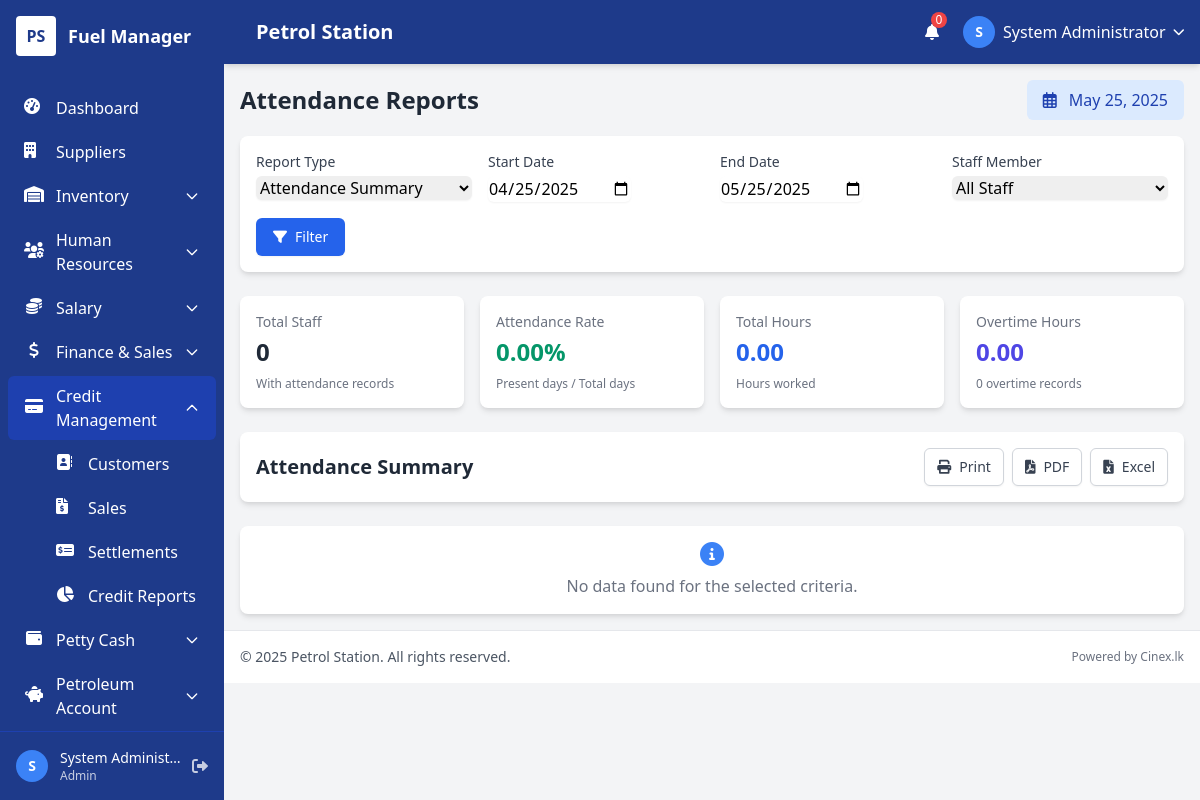
The page /reports/attendance_reports.php (signed in) on the database its author committed.
### tables this page shows
CREATE TABLE `users` (
  `user_id` int(11) NOT NULL AUTO_INCREMENT,
  `username` varchar(50) NOT NULL,
  `password` varchar(255) NOT NULL,
  `full_name` varchar(100) NOT NULL,
  `role` enum('admin','manager','cashier','attendant') NOT NULL DEFAULT 'attendant',
  `status` enum('active','inactive') NOT NULL DEFAULT 'active',
  `last_login` datetime DEFAULT NULL,
  `created_at` timestamp NOT NULL DEFAULT current_timestamp(),
  `email` varchar(100) DEFAULT NULL,
  PRIMARY KEY (`user_id`),
  UNIQUE KEY `username` (`username`)
);

CREATE TABLE `system_settings` (
  `setting_id` int(11) NOT NULL AUTO_INCREMENT,
  `setting_name` varchar(50) NOT NULL,
  `setting_value` text NOT NULL,
  `created_at` timestamp NOT NULL DEFAULT current_timestamp(),
  `updated_at` timestamp NOT NULL DEFAULT current_timestamp() ON UPDATE current_timestamp(),
  `description` text DEFAULT NULL,
  PRIMARY KEY (`setting_id`),
  UNIQUE KEY `setting_name` (`setting_name`)
);

### includes/config.php (called while the page is built, shortened)
<?php
$app_settings = [];

### includes/functions.php (called while the page is built, shortened)
<?php
function load_settings($conn) {
    global $app_settings;
    $query = "SELECT setting_name, setting_value FROM system_settings";
    $result = $conn->query($query);
    if ($result && $result->num_rows > 0) {
        while ($row = $result->fetch_assoc()) {
            $app_settings[$row['setting_name']] = $row['setting_value'];
        }
    }
    return $app_settings;
}
function get_setting($setting_name, $default = null) {
    global $app_settings;
    if (isset($app_settings[$setting_name])) {
        return $app_settings[$setting_name];
    }
    return $default;
}

### includes/db.php (called while the page is built, shortened)
<?php
require_once __DIR__ . '/config.php';
require_once __DIR__ . '/functions.php';
try {
    $conn = @new mysqli($db_host, $db_user, $db_pass, $db_name);
    if (function_exists('load_settings')) {
       load_settings($conn);
    } else {
       error_log("Warning: function 'load_settings' not found after including functions.php in db.php.");
    }
} catch (Exception $e) {
    error_log("Database setup error: " . $e->getMessage());
    echo "<!DOCTYPE html><html><head><title>Database Error</title></head><body style='font-family: sans-serif;'>";
    echo "<div style='border: 2px solid #cc0000; padding: 20px; margin: 30px auto; max-width: 800px; background-color: #fff0f0;'>";
    echo "<h2 style='color: #cc0000;'>Database Connection Error</h2>";
    echo "<p>We encountered a problem connecting to the database. This may be temporary.</p>";
    echo "<p>Please notify the system administrator if this problem persists.</p>";
    echo "</div>";
    echo "</body></html>";
    exit;
}
?>

### reports/attendance_reports.php (the view, shortened to what this page needs)
<?php
$page_title = "Attendance Reports";
require_once '../includes/header.php';
require_once '../includes/db.php';
$report_type = isset($_GET['type']) ? $_GET['type'] : 'summary';
$start_date = isset($_GET['start_date']) ? $_GET['start_date'] : date('Y-m-d', strtotime('-30 days'));
$end_date = isset($_GET['end_date']) ? $_GET['end_date'] : date('Y-m-d');
$staff_id = isset($_GET['staff_id']) ? $_GET['staff_id'] : null;
function getAttendanceSummary($conn, $start_date, $end_date, $staff_id = null) {
    $sql = "SELECT
                s.staff_id,
                s.staff_code,
                s.first_name,
                s.last_name,
                s.position,
                COUNT(DISTINCT ar.attendance_date) as attendance_days,
                SUM(CASE WHEN ar.status = 'present' THEN 1 ELSE 0 END) as present_days,
                SUM(CASE WHEN ar.status = 'absent' THEN 1 ELSE 0 END) as absent_days,
                SUM(CASE WHEN ar.status = 'late' THEN 1 ELSE 0 END) as late_days,
                SUM(CASE WHEN ar.status = 'half_day' THEN 1 ELSE 0 END) as half_days,
                SUM(CASE WHEN ar.status = 'leave' THEN 1 ELSE 0 END) as leave_days,
                SUM(ar.hours_worked) as total_hours,
                COUNT(or1.overtime_id) as overtime_count,
                SUM(or1.overtime_hours) as overtime_hours
            FROM
                staff s
                LEFT JOIN attendance_records ar ON s.staff_id = ar.staff_id
                    AND ar.attendance_date BETWEEN ? AND ?
                LEFT JOIN overtime_records or1 ON ar.attendance_id = or1.attendance_id
            WHERE
                s.status = 'active'";
    $sql .= " GROUP BY s.staff_id
              ORDER BY s.last_name, s.first_name";
    if ($staff_id) {
        $stmt = $conn->prepare($sql);
        $stmt->bind_param("ssi", $start_date, $end_date, $staff_id);
    } else {
        $stmt = $conn->prepare($sql);
        $stmt->bind_param("ss", $start_date, $end_date);
    }
    $stmt->execute();
    $result = $stmt->get_result();
    $data = [];
    return $data;
}
function safeSumColumn($data, $column) {
    return array_sum(array_map(function($row) use ($column) {
        return $row[$column] ?? 0;
    }, $data));
}
$report_data = [];
$report_title = "";
switch ($report_type) {
    case 'summary':
    default:
        $report_data = getAttendanceSummary($conn, $start_date, $end_date, $staff_id);
        $report_title = "Attendance Summary";
        break;
}
$summary_totals = [];
if ($report_type === 'summary') {
    $summary_totals = [
        'staff_count' => count($report_data),
        'attendance_days' => safeSumColumn($report_data, 'attendance_days'),
        'present_days' => safeSumColumn($report_data, 'present_days'),
        'absent_days' => safeSumColumn($report_data, 'absent_days'),
        'late_days' => safeSumColumn($report_data, 'late_days'),
        'half_days' => safeSumColumn($report_data, 'half_days'),
        'leave_days' => safeSumColumn($report_data, 'leave_days'),
        'total_hours' => safeSumColumn($report_data, 'total_hours'),
        'overtime_count' => safeSumColumn($report_data, 'overtime_count'),
        'overtime_hours' => safeSumColumn($report_data, 'overtime_hours')
    ];
}
?>
<div class="bg-white rounded-lg shadow-md p-4 mb-6">
    <form method="POST" action="" class="w-full">
        <div class="grid grid-cols-1 md:grid-cols-2 lg:grid-cols-4 gap-4">
            <div>
                <label for="report_type" class="block text-sm font-medium text-gray-700 mb-1">Report Type</label>
                <select id="report_type" name="report_type" class="block w-full rounded-md border-gray-300 shadow-sm focus:border-blue-500 focus:ring focus:ring-blue-500 focus:ring-opacity-50">
                    <option value="summary" <?= $report_type === 'summary' ? 'selected' : '' ?>>Attendance Summary</option>
                </select>
            </div>
            <div>
                <label for="start_date" class="block text-sm font-medium text-gray-700 mb-1">Start Date</label>
                <input type="date" id="start_date" name="start_date" value="<?= htmlspecialchars($start_date) ?>" class="rounded-md border-gray-300 shadow-sm focus:border-blue-500 focus:ring focus:ring-blue-500 focus:ring-opacity-50">
            </div>
            <div>
                <label for="end_date" class="block text-sm font-medium text-gray-700 mb-1">End Date</label>
                <input type="date" id="end_date" name="end_date" value="<?= htmlspecialchars($end_date) ?>" class="rounded-md border-gray-300 shadow-sm focus:border-blue-500 focus:ring focus:ring-blue-500 focus:ring-opacity-50">
            </div>
            <div class="<?= $report_type === 'trends' ? 'hidden' : '' ?>" id="staff-filter-container">
                <label for="staff_id" class="block text-sm font-medium text-gray-700 mb-1">Staff Member</label>
                <select id="staff_id" name="staff_id" class="block w-full rounded-md border-gray-300 shadow-sm focus:border-blue-500 focus:ring focus:ring-blue-500 focus:ring-opacity-50">
                    <option value="">All Staff</option>
                </select>
            </div>
            <div class="flex items-end mt-4 md:mt-0">
                <button type="submit" class="inline-flex items-center px-4 py-2 border border-transparent rounded-md shadow-sm text-sm font-medium text-white bg-blue-600 hover:bg-blue-700 focus:outline-none focus:ring-2 focus:ring-offset-2 focus:ring-blue-500">
                    <i class="fas fa-filter mr-2"></i> Filter
                </button>
            </div>
        </div>
    </form>
</div>
<div class="grid grid-cols-1 md:grid-cols-2 lg:grid-cols-4 gap-4 mb-6">
    <?php if ($report_type === 'summary'): ?>
        <div class="bg-white rounded-lg shadow-md p-4">
            <div class="text-sm font-medium text-gray-500 mb-1">Total Staff</div>
            <div class="text-2xl font-bold text-gray-800"><?= number_format($summary_totals['staff_count'] ?? 0) ?></div>
            <div class="mt-2 text-xs text-gray-500">With attendance records</div>
        </div>
        <div class="bg-white rounded-lg shadow-md p-4">
            <div class="text-sm font-medium text-gray-500 mb-1">Attendance Rate</div>
            <div class="text-2xl font-bold text-green-600">
                <?php
                $attendance_rate = 0;
                echo number_format($attendance_rate, 2) . '%';
                ?>
            </div>
            <div class="mt-2 text-xs text-gray-500">Present days / Total days</div>
        </div>
        <div class="bg-white rounded-lg shadow-md p-4">
            <div class="text-sm font-medium text-gray-500 mb-1">Total Hours</div>
            <div class="text-2xl font-bold text-blue-600"><?= number_format($summary_totals['total_hours'] ?? 0, 2) ?></div>
            <div class="mt-2 text-xs text-gray-500">Hours worked</div>
        </div>
        <div class="bg-white rounded-lg shadow-md p-4">
            <div class="text-sm font-medium text-gray-500 mb-1">Overtime Hours</div>
            <div class="text-2xl font-bold text-indigo-600"><?= number_format($summary_totals['overtime_hours'] ?? 0, 2) ?></div>
            <div class="mt-2 text-xs text-gray-500"><?= number_format($summary_totals['overtime_count'] ?? 0) ?> overtime records</div>
        </div>
    <?php endif; ?>
</div>
<div class="bg-white rounded-lg shadow-md p-4 mb-6">
    <div class="flex flex-col md:flex-row justify-between items-center">
        <h2 class="text-xl font-bold text-gray-800 mb-4 md:mb-0"><?= $report_title ?></h2>
        <div class="flex space-x-2">
            <button onclick="printReport()" class="inline-flex items-center px-3 py-2 border border-gray-300 rounded-md shadow-sm text-sm font-medium text-gray-700 bg-white hover:bg-gray-50 focus:outline-none focus:ring-2 focus:ring-offset-2 focus:ring-blue-500">
                <i class="fas fa-print mr-2"></i> Print
            </button>
            <button onclick="exportPDF()" class="inline-flex items-center px-3 py-2 border border-gray-300 rounded-md shadow-sm text-sm font-medium text-gray-700 bg-white hover:bg-gray-50 focus:outline-none focus:ring-2 focus:ring-offset-2 focus:ring-blue-500">
                <i class="fas fa-file-pdf mr-2"></i> PDF
            </button>
            <button onclick="exportExcel()" class="inline-flex items-center px-3 py-2 border border-gray-300 rounded-md shadow-sm text-sm font-medium text-gray-700 bg-white hover:bg-gray-50 focus:outline-none focus:ring-2 focus:ring-offset-2 focus:ring-blue-500">
                <i class="fas fa-file-excel mr-2"></i> Excel
            </button>
        </div>
    </div>
</div>
<div class="bg-white rounded-lg shadow-md overflow-hidden" id="report-content">
    <?php if (empty($report_data)): ?>
        <div class="p-4 text-center text-gray-500">
            <i class="fas fa-info-circle text-blue-500 text-2xl mb-2"></i>
            <p>No data found for the selected criteria.</p>
        </div>
    <?php endif; ?>
</div>
<?php
require_once '../includes/footer.php';
?>

### includes/header.php (shortened to what this page needs)
<?php
$current_page = basename($_SERVER['PHP_SELF']);
$user_data = null;
if (isset($_SESSION['user_id'])) {
    require_once __DIR__ . '/db.php';
    $stmt = $conn->prepare("SELECT user_id, username, full_name, role FROM users WHERE user_id = ?");
    $stmt->bind_param("i", $_SESSION['user_id']);
    $stmt->execute();
    $result = $stmt->get_result();
    $user_data = $result->fetch_assoc();
}
$company_name = get_setting('company_name', 'Fuel Manager');
$current_date = date('F d, Y');
?>
<!DOCTYPE html>
<html lang="en">
<head>
    <link href="https://cdn.jsdelivr.net/npm/tailwindcss@2.2.19/dist/tailwind.min.css" rel="stylesheet">
    <link rel="stylesheet" href="https://cdnjs.cloudflare.com/ajax/libs/font-awesome/6.0.0/css/all.min.css">
</head>
<body class="bg-gray-100">
    <?php if ($current_page != 'login.php'): ?>
    <div class="min-h-screen">
        <?php include_once __DIR__ . '/sidebar.php'; ?>
        <div id="main-content-wrapper">
            <header class="bg-header shadow-md z-20 sticky top-0 main-header">
                <div class="flex justify-between items-center h-16 px-4">
                    <div class="flex items-center">
                        <div class="ml-4 text-white text-xl font-semibold">
                            <?= htmlspecialchars($company_name) ?>
                        </div>
                    </div>
                    <div class="flex items-center space-x-4">
                        <div class="relative">
                            <button class="text-white p-2 rounded-full hover:bg-sidebar-active focus:outline-none">
                                <i class="fas fa-bell"></i>
                                <span class="absolute top-0 right-0 h-4 w-4 bg-red-500 rounded-full text-xs flex items-center justify-center">
                                    0
                                </span>
                            </button>
                        </div>
                        <?php if ($user_data): ?>
                        <div class="relative">
                            <button id="user-menu-button" class="flex items-center space-x-2 text-white focus:outline-none">
                                <div class="w-8 h-8 rounded-full bg-secondary flex items-center justify-center">
                                    <?php
                                    $initials = 'S';
                                    if (isset($user_data['full_name'])) {
                                        $name_parts = explode(' ', $user_data['full_name']);
                                        $initials = strtoupper(substr($name_parts[0], 0, 1));
                                        if (count($name_parts) > 1) {
                                            $initials = strtoupper(substr($name_parts[0], 0, 1));
                                        }
                                    }
                                    ?>
                                    <span class="text-sm font-bold"><?= $initials ?></span>
                                </div>
                                <span class="hidden md:inline"><?= htmlspecialchars($user_data['full_name']) ?></span>
                                <i class="fas fa-chevron-down text-xs"></i>
                            </button>
                        </div>
                        <?php endif; ?>
                    </div>
                </div>
            </header>
            <main class="p-4">
                <?php if (isset($page_title)): ?>
                <div class="flex flex-col md:flex-row justify-between items-start md:items-center mb-4">
                    <div>
                        <h1 class="text-2xl font-bold text-gray-800"><?= htmlspecialchars($page_title) ?></h1>
                    </div>
                    <div class="bg-blue-100 px-4 py-2 rounded-md text-blue-800 font-medium mt-4 md:mt-0">
                        <i class="far fa-calendar-alt mr-2"></i> <?= $current_date ?>
                    </div>
                </div>
                <?php endif; ?>
    <?php endif; ?>

### rows shown on the page
users: full_name "S", full_name "System Administrator"
system_settings: setting_value "0", setting_value "0.00"

### other values the page prints
$text "Dashboard Suppliers Customers Sales Settlements Credit Reports"
substr($_SESSION['full_name'] ?? 'U', 0, 1) "S"
$_SESSION['full_name'] "System Administ…"
$_SESSION['role'] "Admin"
$company_name "Petrol Station"
$page_title "Attendance Reports"
$attendance_rate "0.00"
$report_title "Attendance Summary"
get_setting('company_name', 'Fuel Manager') "Petrol Station"
